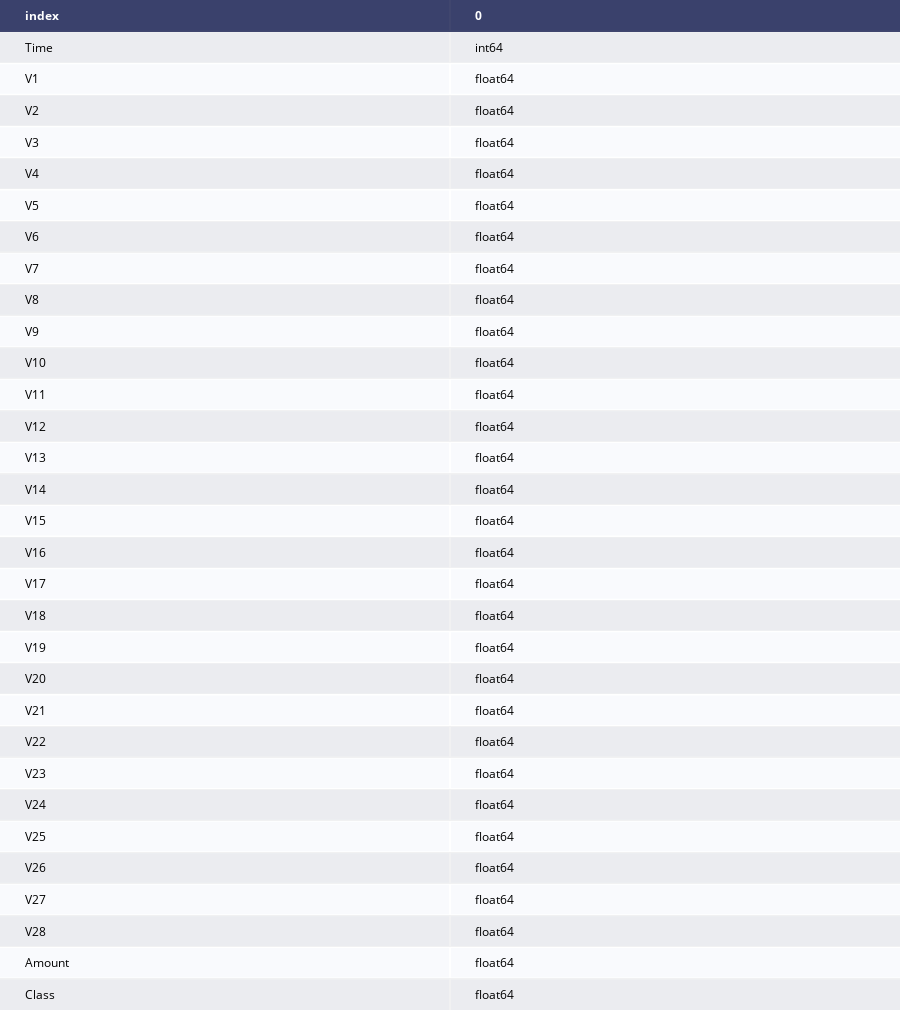

Here is the notebook cell this chart was saved with:
### Code cell
iplot(ff.create_table(train.dtypes.to_frame().reset_index().round(3)),filename='jupyter-table2')

### Figure 1 — Plotly figure (JSON) as saved in the notebook; plotly's stock layout.template omitted (floating-point values rounded to 4 significant figures)
{"data": [{"colorscale": [[0, "#00083e"], [0.5, "#ededee"], [1, "#ffffff"]], "hoverinfo": "none", "opacity": 0.75, "showscale": false, "z": [[0, 0], [0.5, 0.5], [1, 1], [0.5, 0.5], [1, 1], [0.5, 0.5], [1, 1], [0.5, 0.5], [1, 1], [0.5, 0.5], [1, 1], [0.5, 0.5], [1, 1], [0.5, 0.5], [1, 1], [0.5, 0.5], [1, 1], [0.5, 0.5], [1, 1], [0.5, 0.5], [1, 1], [0.5, 0.5], [1, 1], [0.5, 0.5], [1, 1], [0.5, 0.5], [1, 1], [0.5, 0.5], [1, 1], [0.5, 0.5], [1, 1], [0.5, 0.5]], "type": "heatmap"}], "layout": {"annotations": [{"align": "left", "font": {"color": "#ffffff"}, "showarrow": false, "text": "<b>index</b>", "x": -0.45, "xanchor": "left", "xref": "x", "y": 0, "yref": "y"}, {"align": "left", "font": {"color": "#ffffff"}, "showarrow": false, "text": "<b>0</b>", "x": 0.55, "xanchor": "left", "xref": "x", "y": 0, "yref": "y"}, {"align": "left", "font": {"color": "#000000"}, "showarrow": false, "text": "Time", "x": -0.45, "xanchor": "left", "xref": "x", "y": 1, "yref": "y"}, {"align": "left", "font": {"color": "#000000"}, "showarrow": false, "text": "int64", "x": 0.55, "xanchor": "left", "xref": "x", "y": 1, "yref": "y"}, {"align": "left", "font": {"color": "#000000"}, "showarrow": false, "text": "V1", "x": -0.45, "xanchor": "left", "xref": "x", "y": 2, "yref": "y"}, {"align": "left", "font": {"color": "#000000"}, "showarrow": false, "text": "float64", "x": 0.55, "xanchor": "left", "xref": "x", "y": 2, "yref": "y"}, {"align": "left", "font": {"color": "#000000"}, "showarrow": false, "text": "V2", "x": -0.45, "xanchor": "left", "xref": "x", "y": 3, "yref": "y"}, {"align": "left", "font": {"color": "#000000"}, "showarrow": false, "text": "float64", "x": 0.55, "xanchor": "left", "xref": "x", "y": 3, "yref": "y"}, {"align": "left", "font": {"color": "#000000"}, "showarrow": false, "text": "V3", "x": -0.45, "xanchor": "left", "xref": "x", "y": 4, "yref": "y"}, {"align": "left", "font": {"color": "#000000"}, "showarrow": false, "text": "float64", "x": 0.55, "xanchor": "left", "xref": "x", "y": 4, "yref": "y"}, {"align": "left", "font": {"color": "#000000"}, "showarrow": false, "text": "V4", "x": -0.45, "xanchor": "left", "xref": "x", "y": 5, "yref": "y"}, {"align": "left", "font": {"color": "#000000"}, "showarrow": false, "text": "float64", "x": 0.55, "xanchor": "left", "xref": "x", "y": 5, "yref": "y"}, {"align": "left", "font": {"color": "#000000"}, "showarrow": false, "text": "V5", "x": -0.45, "xanchor": "left", "xref": "x", "y": 6, "yref": "y"}, {"align": "left", "font": {"color": "#000000"}, "showarrow": false, "text": "float64", "x": 0.55, "xanchor": "left", "xref": "x", "y": 6, "yref": "y"}, {"align": "left", "font": {"color": "#000000"}, "showarrow": false, "text": "V6", "x": -0.45, "xanchor": "left", "xref": "x", "y": 7, "yref": "y"}, {"align": "left", "font": {"color": "#000000"}, "showarrow": false, "text": "float64", "x": 0.55, "xanchor": "left", "xref": "x", "y": 7, "yref": "y"}, {"align": "left", "font": {"color": "#000000"}, "showarrow": false, "text": "V7", "x": -0.45, "xanchor": "left", "xref": "x", "y": 8, "yref": "y"}, {"align": "left", "font": {"color": "#000000"}, "showarrow": false, "text": "float64", "x": 0.55, "xanchor": "left", "xref": "x", "y": 8, "yref": "y"}, {"align": "left", "font": {"color": "#000000"}, "showarrow": false, "text": "V8", "x": -0.45, "xanchor": "left", "xref": "x", "y": 9, "yref": "y"}, {"align": "left", "font": {"color": "#000000"}, "showarrow": false, "text": "float64", "x": 0.55, "xanchor": "left", "xref": "x", "y": 9, "yref": "y"}, {"align": "left", "font": {"color": "#000000"}, "showarrow": false, "text": "V9", "x": -0.45, "xanchor": "left", "xref": "x", "y": 10, "yref": "y"}, {"align": "left", "font": {"color": "#000000"}, "showarrow": false, "text": "float64", "x": 0.55, "xanchor": "left", "xref": "x", "y": 10, "yref": "y"}, {"align": "left", "font": {"color": "#000000"}, "showarrow": false, "text": "V10", "x": -0.45, "xanchor": "left", "xref": "x", "y": 11, "yref": "y"}, {"align": "left", "font": {"color": "#000000"}, "showarrow": false, "text": "float64", "x": 0.55, "xanchor": "left", "xref": "x", "y": 11, "yref": "y"}, {"align": "left", "font": {"color": "#000000"}, "showarrow": false, "text": "V11", "x": -0.45, "xanchor": "left", "xref": "x", "y": 12, "yref": "y"}, {"align": "left", "font": {"color": "#000000"}, "showarrow": false, "text": "float64", "x": 0.55, "xanchor": "left", "xref": "x", "y": 12, "yref": "y"}, {"align": "left", "font": {"color": "#000000"}, "showarrow": false, "text": "V12", "x": -0.45, "xanchor": "left", "xref": "x", "y": 13, "yref": "y"}, {"align": "left", "font": {"color": "#000000"}, "showarrow": false, "text": "float64", "x": 0.55, "xanchor": "left", "xref": "x", "y": 13, "yref": "y"}, {"align": "left", "font": {"color": "#000000"}, "showarrow": false, "text": "V13", "x": -0.45, "xanchor": "left", "xref": "x", "y": 14, "yref": "y"}, {"align": "left", "font": {"color": "#000000"}, "showarrow": false, "text": "float64", "x": 0.55, "xanchor": "left", "xref": "x", "y": 14, "yref": "y"}, {"align": "left", "font": {"color": "#000000"}, "showarrow": false, "text": "V14", "x": -0.45, "xanchor": "left", "xref": "x", "y": 15, "yref": "y"}, {"align": "left", "font": {"color": "#000000"}, "showarrow": false, "text": "float64", "x": 0.55, "xanchor": "left", "xref": "x", "y": 15, "yref": "y"}, {"align": "left", "font": {"color": "#000000"}, "showarrow": false, "text": "V15", "x": -0.45, "xanchor": "left", "xref": "x", "y": 16, "yref": "y"}, {"align": "left", "font": {"color": "#000000"}, "showarrow": false, "text": "float64", "x": 0.55, "xanchor": "left", "xref": "x", "y": 16, "yref": "y"}, {"align": "left", "font": {"color": "#000000"}, "showarrow": false, "text": "V16", "x": -0.45, "xanchor": "left", "xref": "x", "y": 17, "yref": "y"}, {"align": "left", "font": {"color": "#000000"}, "showarrow": false, "text": "float64", "x": 0.55, "xanchor": "left", "xref": "x", "y": 17, "yref": "y"}, {"align": "left", "font": {"color": "#000000"}, "showarrow": false, "text": "V17", "x": -0.45, "xanchor": "left", "xref": "x", "y": 18, "yref": "y"}, {"align": "left", "font": {"color": "#000000"}, "showarrow": false, "text": "float64", "x": 0.55, "xanchor": "left", "xref": "x", "y": 18, "yref": "y"}, {"align": "left", "font": {"color": "#000000"}, "showarrow": false, "text": "V18", "x": -0.45, "xanchor": "left", "xref": "x", "y": 19, "yref": "y"}, {"align": "left", "font": {"color": "#000000"}, "showarrow": false, "text": "float64", "x": 0.55, "xanchor": "left", "xref": "x", "y": 19, "yref": "y"}, {"align": "left", "font": {"color": "#000000"}, "showarrow": false, "text": "V19", "x": -0.45, "xanchor": "left", "xref": "x", "y": 20, "yref": "y"}, {"align": "left", "font": {"color": "#000000"}, "showarrow": false, "text": "float64", "x": 0.55, "xanchor": "left", "xref": "x", "y": 20, "yref": "y"}, {"align": "left", "font": {"color": "#000000"}, "showarrow": false, "text": "V20", "x": -0.45, "xanchor": "left", "xref": "x", "y": 21, "yref": "y"}, {"align": "left", "font": {"color": "#000000"}, "showarrow": false, "text": "float64", "x": 0.55, "xanchor": "left", "xref": "x", "y": 21, "yref": "y"}, {"align": "left", "font": {"color": "#000000"}, "showarrow": false, "text": "V21", "x": -0.45, "xanchor": "left", "xref": "x", "y": 22, "yref": "y"}, {"align": "left", "font": {"color": "#000000"}, "showarrow": false, "text": "float64", "x": 0.55, "xanchor": "left", "xref": "x", "y": 22, "yref": "y"}, {"align": "left", "font": {"color": "#000000"}, "showarrow": false, "text": "V22", "x": -0.45, "xanchor": "left", "xref": "x", "y": 23, "yref": "y"}, {"align": "left", "font": {"color": "#000000"}, "showarrow": false, "text": "float64", "x": 0.55, "xanchor": "left", "xref": "x", "y": 23, "yref": "y"}, {"align": "left", "font": {"color": "#000000"}, "showarrow": false, "text": "V23", "x": -0.45, "xanchor": "left", "xref": "x", "y": 24, "yref": "y"}, {"align": "left", "font": {"color": "#000000"}, "showarrow": false, "text": "float64", "x": 0.55, "xanchor": "left", "xref": "x", "y": 24, "yref": "y"}, {"align": "left", "font": {"color": "#000000"}, "showarrow": false, "text": "V24", "x": -0.45, "xanchor": "left", "xref": "x", "y": 25, "yref": "y"}, {"align": "left", "font": {"color": "#000000"}, "showarrow": false, "text": "float64", "x": 0.55, "xanchor": "left", "xref": "x", "y": 25, "yref": "y"}, {"align": "left", "font": {"color": "#000000"}, "showarrow": false, "text": "V25", "x": -0.45, "xanchor": "left", "xref": "x", "y": 26, "yref": "y"}, {"align": "left", "font": {"color": "#000000"}, "showarrow": false, "text": "float64", "x": 0.55, "xanchor": "left", "xref": "x", "y": 26, "yref": "y"}, {"align": "left", "font": {"color": "#000000"}, "showarrow": false, "text": "V26", "x": -0.45, "xanchor": "left", "xref": "x", "y": 27, "yref": "y"}, {"align": "left", "font": {"color": "#000000"}, "showarrow": false, "text": "float64", "x": 0.55, "xanchor": "left", "xref": "x", "y": 27, "yref": "y"}, {"align": "left", "font": {"color": "#000000"}, "showarrow": false, "text": "V27", "x": -0.45, "xanchor": "left", "xref": "x", "y": 28, "yref": "y"}, {"align": "left", "font": {"color": "#000000"}, "showarrow": false, "text": "float64", "x": 0.55, "xanchor": "left", "xref": "x", "y": 28, "yref": "y"}, {"align": "left", "font": {"color": "#000000"}, "showarrow": false, "text": "V28", "x": -0.45, "xanchor": "left", "xref": "x", "y": 29, "yref": "y"}, {"align": "left", "font": {"color": "#000000"}, "showarrow": false, "text": "float64", "x": 0.55, "xanchor": "left", "xref": "x", "y": 29, "yref": "y"}, {"align": "left", "font": {"color": "#000000"}, "showarrow": false, "text": "Amount", "x": -0.45, "xanchor": "left", "xref": "x", "y": 30, "yref": "y"}, {"align": "left", "font": {"color": "#000000"}, "showarrow": false, "text": "float64", "x": 0.55, "xanchor": "left", "xref": "x", "y": 30, "yref": "y"}, {"align": "left", "font": {"color": "#000000"}, "showarrow": false, "text": "Class", "x": -0.45, "xanchor": "left", "xref": "x", "y": 31, "yref": "y"}, {"align": "left", "font": {"color": "#000000"}, "showarrow": false, "text": "float64", "x": 0.55, "xanchor": "left", "xref": "x", "y": 31, "yref": "y"}], "height": 1010, "margin": {"b": 0, "l": 0, "r": 0, "t": 0}, "xaxis": {"dtick": 1, "gridwidth": 2, "showticklabels": false, "tick0": -0.5, "ticks": "", "zeroline": false}, "yaxis": {"autorange": "reversed", "dtick": 1, "gridwidth": 2, "showticklabels": false, "tick0": 0.5, "ticks": "", "zeroline": false}}}
